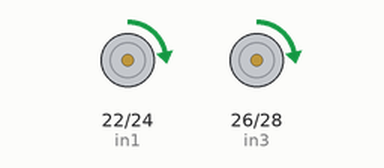
Simulated run of this sketch. Board: Arduino Mega 2560, built with avr-gcc and run on an emulated ATmega2560. On the bench: motor-driver pin pairs drawn as motors (green arrow = first pin HIGH = forward, orange = second pin HIGH = backward, longer = more drive, scaled by the enable pin).

Above: at 1.0 s.
Timing chart, 0 to 6.9 s (numbered marks = the images above):
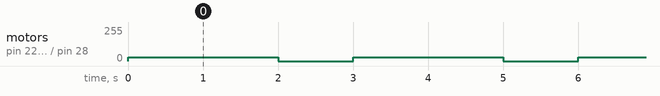

The sketch:

Arduino_L298_test.ino
```cpp
/**********************************************************************************************
*                                 请先看看我，请先看看我，请先看看我！！！
***********************************************************************************************
* 本程序主要是为了测试 Arduino 扩展板和 大功率电机驱动器 之间的连线是否正确；
* 具体的连线方法，见 COONEO 微信公众号 或者 知乎 中的文章：
*   《开源！手把手教你驱动Arduino+ROS大功率直流电机》
* 主要的测试效果就是：
*   通过程序和电机转动的现象，判断 电机驱动器两输出端 和电机 正负极 接线顺序是否正确；
*  测试步骤：
*   1. 先烧录本程序，烧录之后，两个电机会 正转 ----> 暂停 ----> 正转 ----> 暂停....
*    若不是正 转，那么就得 切换一下 电机驱动器输出端 两根导线的顺序；
*   2. 然后取消掉最下面程序中的 反转代码注释； 并将正传代码加上注释，然后再编译烧录代码，
*     正常现象应该是电机会反转；
*
*  注意事项：
*     1. 连接 Arduino 扩展板  和 驱动器 之间使用的是 牛角插头排线，请按照 推文 中的提示连接；
*     2. 连接 驱动器电源、扩展板电源的时候，切记需要：
*       检查电源、导线正负极！
*       检查电源、导线正负极！
*       检查电源、导线正负极！
*
*     3. 如果需要其他的技术支持，或者交流，欢迎加入我们的 微信交流群，在 COONEO 微信公众号后台留言入群即可。
***************************************************************************************************/

// 控制左侧电机
int enA = 4;   // PWM 调速引脚
int in1 = 22;  // 电机方向控制位 1
int in2 = 24;  // 电机方向控制位 2

// 控制 右侧电机
int enB = 5;   // PWM 调速引脚
int in3 = 26;  // 电机方向控制位 1
int in4 = 28;  // 电机方向控制位 2

// 该程序片段 只会执行一次，一般用来初始化引脚和变量等 。
void setup() {
	// 设置 控制引脚均为输出状态。
  // PWM 输出引脚
	pinMode(enA, OUTPUT);
	pinMode(enB, OUTPUT);

  // 电机方向 控制引脚
	pinMode(in1, OUTPUT);
	pinMode(in2, OUTPUT);
	pinMode(in3, OUTPUT);
	pinMode(in4, OUTPUT);

	//默认初始化电机驱动器为 停止状态 。
	digitalWrite(in1, LOW);
	digitalWrite(in2, LOW);
	digitalWrite(in3, LOW);
	digitalWrite(in4, LOW);
}

// 该函数会一直执行，类似于 while（）函数 ；
void loop() {
	directionControl();
	delay(1000);
}

// This function lets you control spinning direction of motors
void directionControl() {
  // 电机应该会正转 ，测试反转时候，再注释掉
  analogWrite(enA, 30);    // PWM 值范围应该在[0,255] 之间。
	digitalWrite(in1, HIGH);
	digitalWrite(in2, LOW);
	analogWrite(enB, 30);
	digitalWrite(in3, HIGH);
	digitalWrite(in4, LOW);

// 反转，先注释掉，测试反转时候再取消注释
//  analogWrite(enA, 30);
//  digitalWrite(in1, LOW);
//  digitalWrite(in2, HIGH);
//  analogWrite(enB, 30);
//  digitalWrite(in3, LOW);
//  digitalWrite(in4, HIGH);

  delay(2000);
  digitalWrite(in1, LOW);
  digitalWrite(in2, LOW);
  digitalWrite(in3, LOW);
  digitalWrite(in4, LOW);
}
```

Measured:
- by itself, motor on pin 22 (in1) / pin 24 (in2), motor on pin 26 (in3) / pin 28 (in4): alternates forward 30/255 for 2.0 s and stopped for 1.0 s
